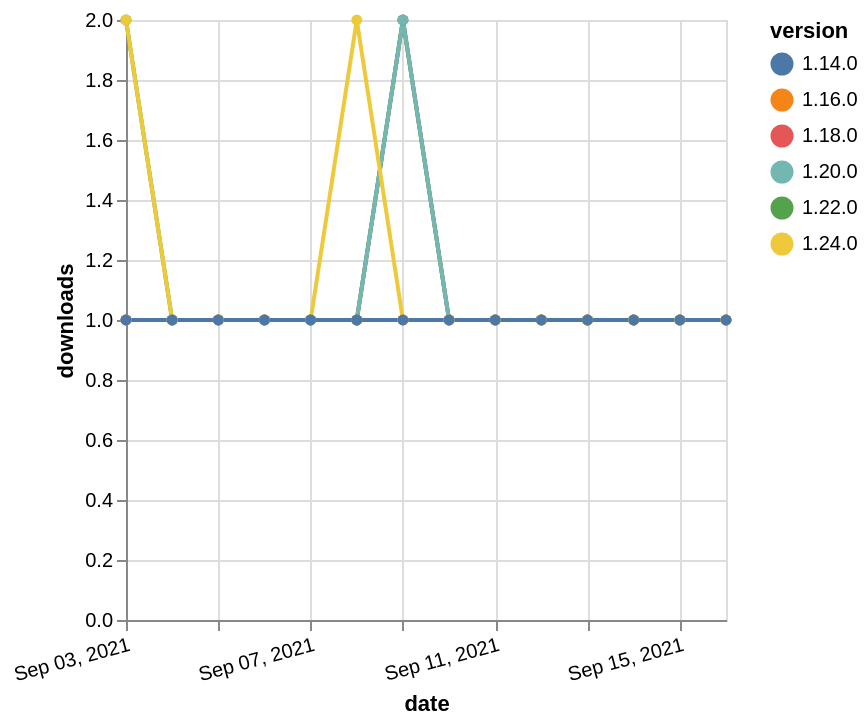

This figure's Vega-Lite source:
### Vega-Lite specification from a JSON file in a GitHub repository (floating-point values rounded to 4 significant figures)
{"$schema": "https://vega.github.io/schema/vega-lite/v5.json", "description": "A simple bar chart with embedded data.", "data": {"values": [{"date": "2021-09-03", "total": 175, "delta": 1, "version": "1.18.0"}, {"date": "2021-09-04", "total": 176, "delta": 1, "version": "1.18.0"}, {"date": "2021-09-05", "total": 177, "delta": 1, "version": "1.18.0"}, {"date": "2021-09-06", "total": 178, "delta": 1, "version": "1.18.0"}, {"date": "2021-09-07", "total": 179, "delta": 1, "version": "1.18.0"}, {"date": "2021-09-08", "total": 180, "delta": 1, "version": "1.18.0"}, {"date": "2021-09-09", "total": 182, "delta": 2, "version": "1.18.0"}, {"date": "2021-09-10", "total": 183, "delta": 1, "version": "1.18.0"}, {"date": "2021-09-11", "total": 184, "delta": 1, "version": "1.18.0"}, {"date": "2021-09-12", "total": 185, "delta": 1, "version": "1.18.0"}, {"date": "2021-09-13", "total": 186, "delta": 1, "version": "1.18.0"}, {"date": "2021-09-14", "total": 187, "delta": 1, "version": "1.18.0"}, {"date": "2021-09-15", "total": 188, "delta": 1, "version": "1.18.0"}, {"date": "2021-09-16", "total": 189, "delta": 1, "version": "1.18.0"}, {"date": "2021-09-03", "total": 168, "delta": 2, "version": "1.22.0"}, {"date": "2021-09-04", "total": 169, "delta": 1, "version": "1.22.0"}, {"date": "2021-09-05", "total": 170, "delta": 1, "version": "1.22.0"}, {"date": "2021-09-06", "total": 171, "delta": 1, "version": "1.22.0"}, {"date": "2021-09-07", "total": 172, "delta": 1, "version": "1.22.0"}, {"date": "2021-09-08", "total": 173, "delta": 1, "version": "1.22.0"}, {"date": "2021-09-09", "total": 175, "delta": 2, "version": "1.22.0"}, {"date": "2021-09-10", "total": 176, "delta": 1, "version": "1.22.0"}, {"date": "2021-09-11", "total": 177, "delta": 1, "version": "1.22.0"}, {"date": "2021-09-12", "total": 178, "delta": 1, "version": "1.22.0"}, {"date": "2021-09-13", "total": 179, "delta": 1, "version": "1.22.0"}, {"date": "2021-09-14", "total": 180, "delta": 1, "version": "1.22.0"}, {"date": "2021-09-15", "total": 181, "delta": 1, "version": "1.22.0"}, {"date": "2021-09-16", "total": 182, "delta": 1, "version": "1.22.0"}, {"date": "2021-09-03", "total": 151, "delta": 1, "version": "1.20.0"}, {"date": "2021-09-04", "total": 152, "delta": 1, "version": "1.20.0"}, {"date": "2021-09-05", "total": 153, "delta": 1, "version": "1.20.0"}, {"date": "2021-09-06", "total": 154, "delta": 1, "version": "1.20.0"}, {"date": "2021-09-07", "total": 155, "delta": 1, "version": "1.20.0"}, {"date": "2021-09-08", "total": 156, "delta": 1, "version": "1.20.0"}, {"date": "2021-09-09", "total": 158, "delta": 2, "version": "1.20.0"}, {"date": "2021-09-10", "total": 159, "delta": 1, "version": "1.20.0"}, {"date": "2021-09-11", "total": 160, "delta": 1, "version": "1.20.0"}, {"date": "2021-09-12", "total": 161, "delta": 1, "version": "1.20.0"}, {"date": "2021-09-13", "total": 162, "delta": 1, "version": "1.20.0"}, {"date": "2021-09-14", "total": 163, "delta": 1, "version": "1.20.0"}, {"date": "2021-09-15", "total": 164, "delta": 1, "version": "1.20.0"}, {"date": "2021-09-16", "total": 165, "delta": 1, "version": "1.20.0"}, {"date": "2021-09-03", "total": 176, "delta": 1, "version": "1.16.0"}, {"date": "2021-09-04", "total": 177, "delta": 1, "version": "1.16.0"}, {"date": "2021-09-05", "total": 178, "delta": 1, "version": "1.16.0"}, {"date": "2021-09-06", "total": 179, "delta": 1, "version": "1.16.0"}, {"date": "2021-09-07", "total": 180, "delta": 1, "version": "1.16.0"}, {"date": "2021-09-08", "total": 181, "delta": 1, "version": "1.16.0"}, {"date": "2021-09-09", "total": 182, "delta": 1, "version": "1.16.0"}, {"date": "2021-09-10", "total": 183, "delta": 1, "version": "1.16.0"}, {"date": "2021-09-11", "total": 184, "delta": 1, "version": "1.16.0"}, {"date": "2021-09-12", "total": 185, "delta": 1, "version": "1.16.0"}, {"date": "2021-09-13", "total": 186, "delta": 1, "version": "1.16.0"}, {"date": "2021-09-14", "total": 187, "delta": 1, "version": "1.16.0"}, {"date": "2021-09-15", "total": 188, "delta": 1, "version": "1.16.0"}, {"date": "2021-09-16", "total": 189, "delta": 1, "version": "1.16.0"}, {"date": "2021-09-03", "total": 114, "delta": 2, "version": "1.24.0"}, {"date": "2021-09-04", "total": 115, "delta": 1, "version": "1.24.0"}, {"date": "2021-09-05", "total": 116, "delta": 1, "version": "1.24.0"}, {"date": "2021-09-06", "total": 117, "delta": 1, "version": "1.24.0"}, {"date": "2021-09-07", "total": 118, "delta": 1, "version": "1.24.0"}, {"date": "2021-09-08", "total": 120, "delta": 2, "version": "1.24.0"}, {"date": "2021-09-09", "total": 121, "delta": 1, "version": "1.24.0"}, {"date": "2021-09-10", "total": 122, "delta": 1, "version": "1.24.0"}, {"date": "2021-09-11", "total": 123, "delta": 1, "version": "1.24.0"}, {"date": "2021-09-12", "total": 124, "delta": 1, "version": "1.24.0"}, {"date": "2021-09-13", "total": 125, "delta": 1, "version": "1.24.0"}, {"date": "2021-09-14", "total": 126, "delta": 1, "version": "1.24.0"}, {"date": "2021-09-15", "total": 127, "delta": 1, "version": "1.24.0"}, {"date": "2021-09-16", "total": 128, "delta": 1, "version": "1.24.0"}, {"date": "2021-09-03", "total": 224, "delta": 1, "version": "1.14.0"}, {"date": "2021-09-04", "total": 225, "delta": 1, "version": "1.14.0"}, {"date": "2021-09-05", "total": 226, "delta": 1, "version": "1.14.0"}, {"date": "2021-09-06", "total": 227, "delta": 1, "version": "1.14.0"}, {"date": "2021-09-07", "total": 228, "delta": 1, "version": "1.14.0"}, {"date": "2021-09-08", "total": 229, "delta": 1, "version": "1.14.0"}, {"date": "2021-09-09", "total": 230, "delta": 1, "version": "1.14.0"}, {"date": "2021-09-10", "total": 231, "delta": 1, "version": "1.14.0"}, {"date": "2021-09-11", "total": 232, "delta": 1, "version": "1.14.0"}, {"date": "2021-09-12", "total": 233, "delta": 1, "version": "1.14.0"}, {"date": "2021-09-13", "total": 234, "delta": 1, "version": "1.14.0"}, {"date": "2021-09-14", "total": 235, "delta": 1, "version": "1.14.0"}, {"date": "2021-09-15", "total": 236, "delta": 1, "version": "1.14.0"}, {"date": "2021-09-16", "total": 237, "delta": 1, "version": "1.14.0"}]}, "width": "container", "mark": {"type": "line", "point": {"filled": true}}, "encoding": {"x": {"field": "date", "type": "temporal", "timeUnit": "yearmonthdate", "title": "date", "axis": {"labelAngle": -15}}, "y": {"field": "delta", "type": "quantitative", "title": "downloads"}, "color": {"field": "version", "type": "nominal"}, "tooltip": {"field": "delta"}}}
